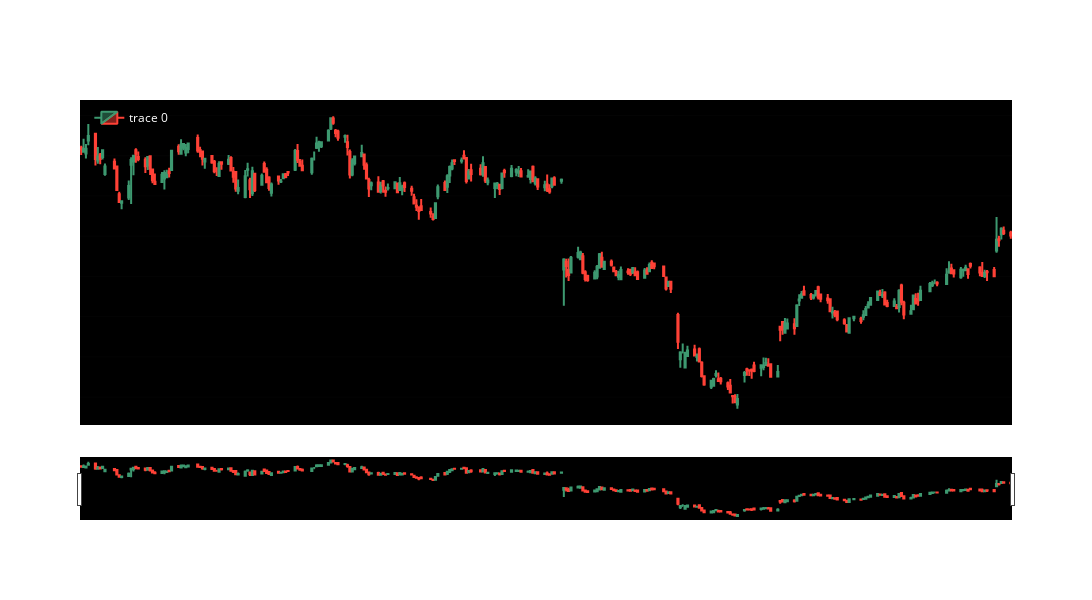

This figure's notebook cell:
### Code cell
fig2 = go.Figure(data=[go.Candlestick(x=slice_data.index,
                                      open=slice_data['open'],
                                      high=slice_data['high'],
                                      low=slice_data['low'],
                                      close=slice_data['close'])])

# Copy the layout from the old chart, adjust title
fig2.update_layout(showlegend=True,
                   autosize=False,
                   title_text=f'Candlestick Chart for ticker: {TICKER}<br>From: {DATE_FROM}<br>To: {DATE_TO}',
                   title_font=dict(size=13, color='white'),
                   legend=dict(
                       yanchor="top",
                       y=0.99,
                       xanchor="left",
                       x=0.01
                   ),
                   width=1200,
                   height=600,
                   plot_bgcolor='black',
                   paper_bgcolor='rgba(0,0,0,0)',  # this removes the color of the border around the plot
                   xaxis=dict(showgrid=False, gridcolor='#2A2E31', gridwidth=0.1, zeroline=False,
                              zerolinecolor='turquoise',
                              zerolinewidth=1),
                   yaxis=dict(showgrid=True, gridcolor='#2A2E31', gridwidth=0.1, zeroline=True,
                              zerolinecolor='turquoise',
                              zerolinewidth=1),
                   font=dict(color='white', size=12))

fig2.show()

### Figure 1 — Plotly figure (JSON) as saved in the notebook; plotly's stock layout.template omitted (floating-point values rounded to 4 significant figures; data arrays with more than 128 entries replaced by an {"elided": "..."} marker saying what was removed)
{"data": [{"close": {"elided": "269 float values"}, "high": {"elided": "269 float values"}, "low": {"elided": "269 float values"}, "open": {"elided": "269 float values"}, "x": {"elided": "269 str values"}, "type": "candlestick"}], "layout": {"title": {"font": {"size": 13, "color": "white"}, "text": "Candlestick Chart for ticker: RTX<br>From: 2023-01-01<br>To: 2024-01-29"}, "legend": {"yanchor": "top", "y": 0.99, "xanchor": "left", "x": 0.01}, "xaxis": {"showgrid": false, "gridcolor": "#2A2E31", "gridwidth": 0.1, "zeroline": false, "zerolinecolor": "turquoise", "zerolinewidth": 1}, "yaxis": {"showgrid": true, "gridcolor": "#2A2E31", "gridwidth": 0.1, "zeroline": true, "zerolinecolor": "turquoise", "zerolinewidth": 1}, "font": {"color": "white", "size": 12}, "showlegend": true, "autosize": false, "width": 1200, "height": 600, "plot_bgcolor": "black", "paper_bgcolor": "rgba(0,0,0,0)"}}
